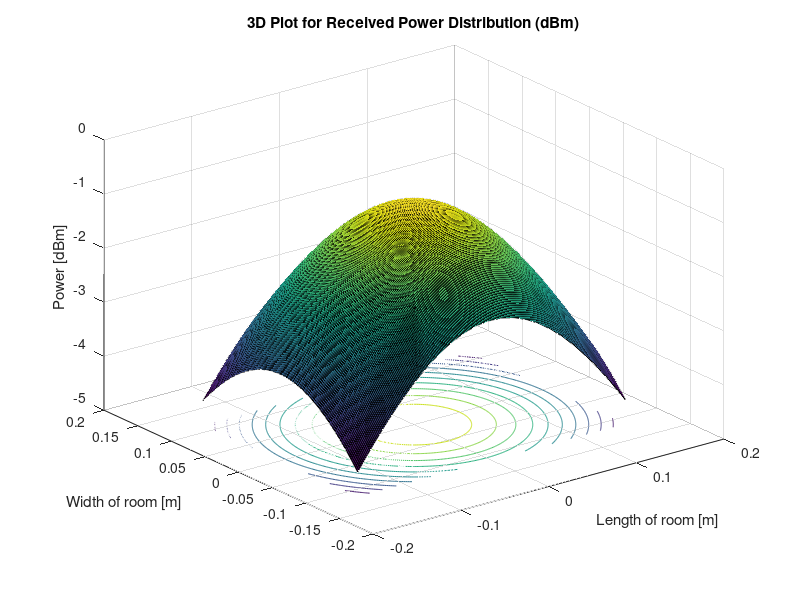
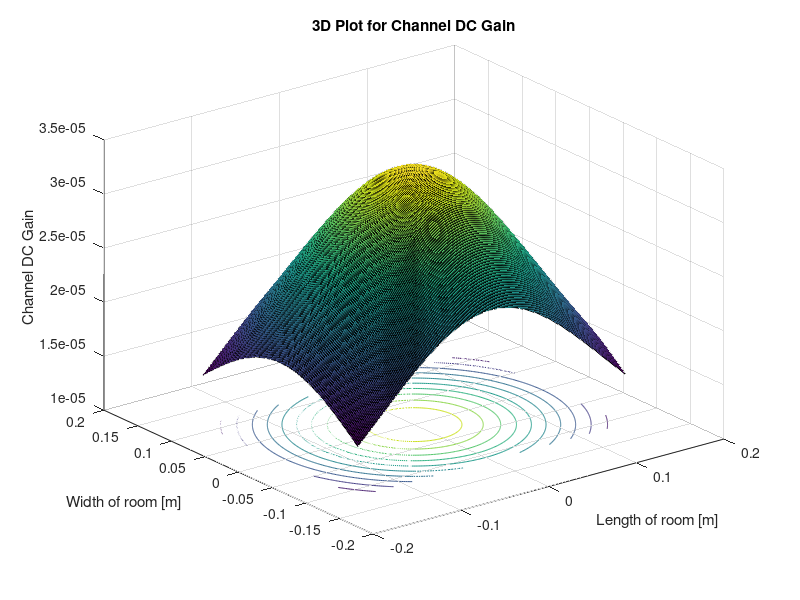
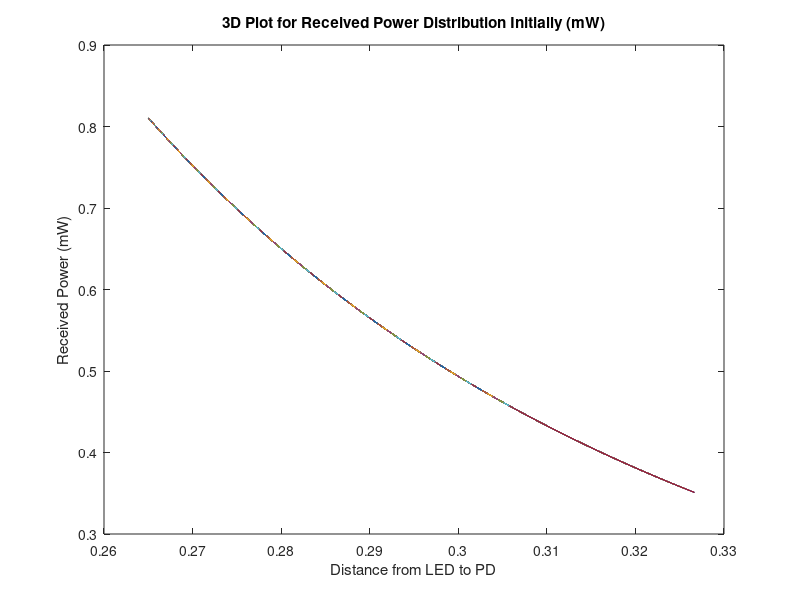
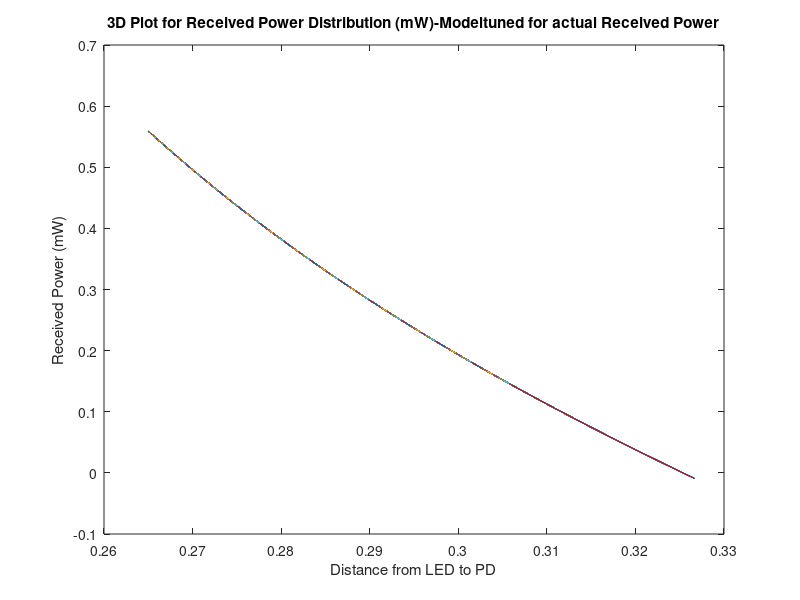

Reproduce these figures in MATLAB, in order.
phi = 60; %semi-angle at half power (deg)
m = -log(2)/log(cosd(phi)); %Lambertian order of emission
P_LED =24000; %transmitted optical power (mW)
Arx = 7.45E-6; %detector areaa of PD (sq.cm)
Ts = 1; %gain of optical filter
%index = 1.5; %refractive index of lens at the PD
FOV = 55; %FOV of the receiver (deg)
G_Con= 1; %gain of an optical concentrator

lx=0.305; ly=0.23; lz=0.265; %room dimension in (m)
h=lz; %distance between source and reciver plane (m)
[XT,YT]= meshgrid(0,0); %position of LED

Nx = lx*800; Ny= ly*800; %number of grids in the receiver plane
x=-lx/2:lx/Nx:lx/2;
y=-ly/2:ly/Ny:ly/2;
[XR, YR] = meshgrid(x, y);
D= sqrt((XR-XT).^2+ (YR-YT).^2+h^2); %distance vector from source
cos_irradiance_angle = h./D; %irradiance angle vector
cos_incidence_angle = h./D; %incidence angle vector

HLOS=((m+1)*Arx*(cos_irradiance_angle.^m).*Ts.*G_Con.*cos_incidence_angle)./(2*pi.*D.^2); %channel DC gain for source
P_rx=P_LED.*HLOS; %received power from source
P_rx(find(abs(acosd(cos_incidence_angle))> FOV)) = 0; 
%y=6.52-0.376.*D+5.43.*E(-3).*(D.^(2));
P_rx_initial =P_rx;
%P_rx_final =P_rx - (1.39.*D-0.122);
P_rx_final =P_rx - (0.987-6.46.*D+13.9.*(D.^(2)));
%P_rx_final =P_rx - (1.16-8.35.*D+20.5.*(D.^(2))-7.86.*(D.^(3)));
%P_rx_final =P_rx - (58.6-736.*D+3538.*(D.^(2))-7654.*(D.^(3))+6255.*(D.^(4)));
P_rx_dBm=(10*log10(P_rx));

figure(1)
surfc(x,y,P_rx_dBm);
xlabel('Length of room [m]')
ylabel('Width of room [m]' )
zlabel('Power [dBm]' )
hold on
title('3D Plot for Received Power Distribution (dBm)' ) 

figure(2)
surfc(x,y,HLOS);
xlabel('Length of room [m]')
ylabel('Width of room [m]' )
zlabel('Channel DC Gain' )
hold on
title('3D Plot for Channel DC Gain' ) 

figure(3)
plot(D,P_rx_initial)
xlabel('Distance from LED to PD')
ylabel('Received Power (mW)')
title('3D Plot for Received Power Distribution Initially (mW)' ) 

figure(4)
plot(D,P_rx_final)
xlabel('Distance from LED to PD')
ylabel('Received Power (mW)')
title('3D Plot for Received Power Distribution (mW)-Modeltuned for actual Received Power' )

